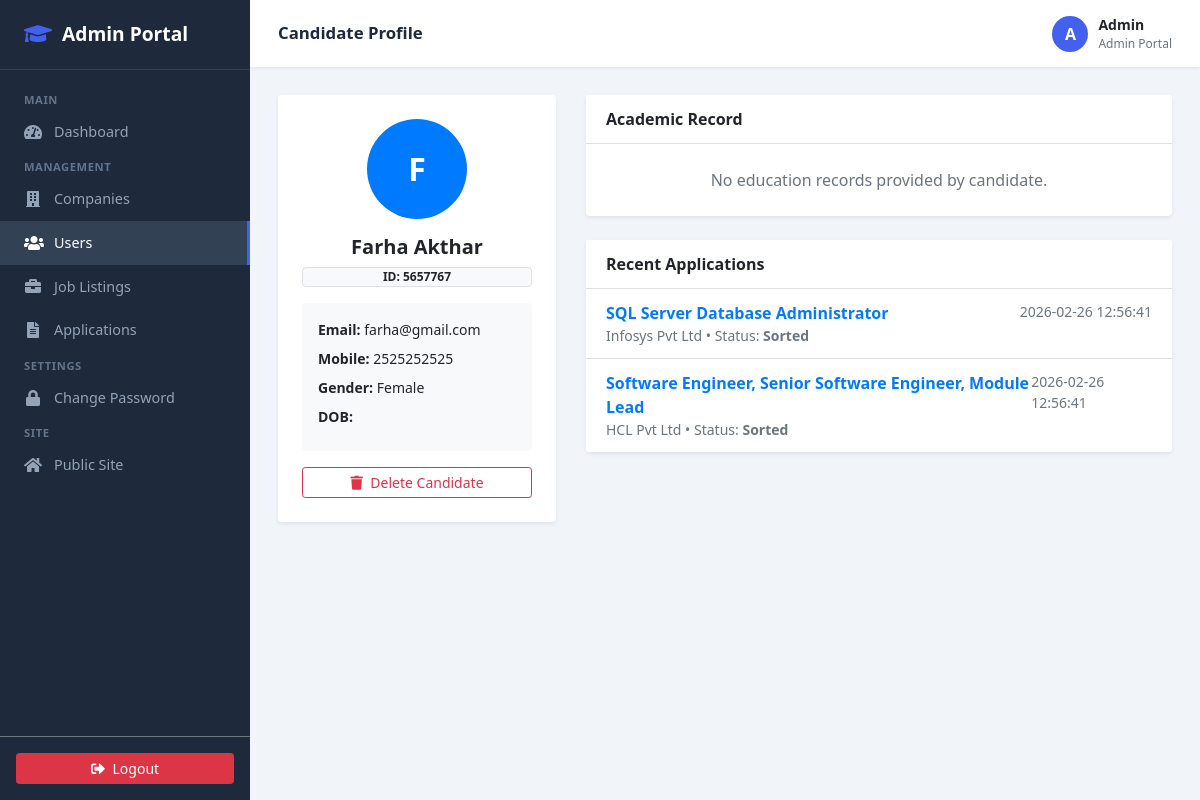
/admin/view-user/2 (signed in), run on the app's committed database.
### tables this page shows
CREATE TABLE tbluser (
    ID           INTEGER PRIMARY KEY AUTOINCREMENT,
    FullName     TEXT,
    Email        TEXT,
    MobileNumber INTEGER,
    StudentID    TEXT,
    Gender       TEXT,
    Address      TEXT,
    Age          INTEGER,
    DOB          TEXT,
    Image        TEXT,
    Password     TEXT,
    UserRegdate  DATETIME DEFAULT CURRENT_TIMESTAMP
);

CREATE TABLE tblapplyjob (
    ID           INTEGER PRIMARY KEY AUTOINCREMENT,
    UserId       INTEGER,
    JobId        INTEGER,
    Resume       TEXT,
    ApplyDate    DATETIME DEFAULT CURRENT_TIMESTAMP,
    Message      TEXT,
    Remark       TEXT,
    Status       TEXT,
    ResponseDate DATETIME
);

CREATE TABLE tblvacancy (
    ID              INTEGER PRIMARY KEY AUTOINCREMENT,
    CompanyID       INTEGER,
    JobTitle        TEXT,
    MonthlySalary   TEXT,
    JobDescriptions TEXT,
    NoofOpenings    TEXT,
    JobLocation     TEXT,
    ApplyDate       TEXT,
    LastDate        TEXT,
    JobpostingDate  DATETIME DEFAULT CURRENT_TIMESTAMP
);

CREATE TABLE tblcompany (
    ID             INTEGER PRIMARY KEY AUTOINCREMENT,
    CompanyName    TEXT,
    ContactPerson  TEXT,
    CompanyUrl     TEXT,
    CompanyAddress TEXT,
    MobileNumber   INTEGER,
    CompanyEmail   TEXT,
    CompanyLogo    TEXT,
    Password       TEXT,
    CompanyRegdate DATETIME DEFAULT CURRENT_TIMESTAMP
);

### app.py (the view)
@app.route('/admin/view-user/<int:user_id>')
@admin_required
def admin_view_user(user_id):
    db   = get_db()
    user = db.execute("SELECT * FROM tbluser WHERE ID=?", (user_id,)).fetchone()
    edu  = db.execute("SELECT * FROM tbleducation WHERE UserID=?", (user_id,)).fetchone()
    apps = db.execute("""SELECT a.*, v.JobTitle, c.CompanyName FROM tblapplyjob a
                          JOIN tblvacancy v ON v.ID=a.JobId
                          JOIN tblcompany c ON c.ID=v.CompanyID
                          WHERE a.UserId=? ORDER BY a.ID DESC""", (user_id,)).fetchall()
    return render_template('admin/view_user.html', user=user, edu=edu, apps=apps)

### app.py (called while the page is built)
@app.context_processor
def inject_now():
    return {'now': datetime.now()}

def admin_required(f):
    @wraps(f)
    def decorated(*a, **kw):
        if not session.get('admin_id'):
            return redirect(url_for('admin_login'))
        return f(*a, **kw)
    return decorated

### db.py (called while the page is built)
def get_db():
    conn = sqlite3.connect(DATABASE)
    conn.row_factory = sqlite3.Row
    return conn

### templates/admin/view_user.html
{% extends 'admin/base.html' %}
{% block page_title %}Candidate Profile{% endblock %}
{% block content %}
<div class="row">
    <div class="col-md-4 mb-4">
        <div class="card border-0 shadow-sm p-4 text-center">
            {% if user.Image %}
            <img src="{{ url_for('static', filename='uploads/' + user.Image) }}" class="mx-auto mb-3 rounded-circle shadow-sm" style="width:100px; height:100px; object-fit:cover;">
            {% else %}
            <div class="bg-primary text-white mx-auto rounded-circle d-flex align-items-center justify-content-center mb-3 font-weight-bold" style="width:100px; height:100px; font-size:2rem;">{{ user.FullName[0] }}</div>
            {% endif %}
            <h5 class="font-weight-bold">{{ user.FullName }}</h5>
            <div class="badge badge-light border mb-3">ID: {{ user.StudentID }}</div>
            <div class="text-left small bg-light p-3 rounded">
                <div class="mb-2"><strong>Email:</strong> {{ user.Email }}</div>
                <div class="mb-2"><strong>Mobile:</strong> {{ user.MobileNumber }}</div>
                <div class="mb-2"><strong>Gender:</strong> {{ user.Gender }}</div>
                <div class="mb-2"><strong>DOB:</strong> {{ user.DOB }}</div>
            </div>
            <form action="{{ url_for('admin_delete_user', user_id=user.ID) }}" method="POST"><button onclick="return confirm('Delete this user?');" class="btn btn-outline-danger btn-sm btn-block mt-3"><i class="fas fa-trash mr-1"></i> Delete Candidate</button></form>
        </div>
    </div>
    <div class="col-md-8 mb-4">
        <div class="card border-0 shadow-sm mb-4">
            <div class="card-header bg-white font-weight-bold">Academic Record</div>
            <div class="card-body p-0">
                {% if edu %}
                <table class="table mb-0 text-center">
                    <thead class="bg-light small"><tr><th>Level</th><th>Board/Uni</th><th>Year</th><th>Score</th></tr></thead>
                    <tbody>
                        <tr><td>10th</td><td>{{ edu.SecondaryBoard }}</td><td>{{ edu.SecondaryBoardyop }}</td><td>{{ edu.SecondaryBoardper }}%</td></tr>
                        <tr><td>12th</td><td>{{ edu.SSecondaryBoard }}</td><td>{{ edu.SSecondaryBoardyop }}</td><td>{{ edu.SSecondaryBoardper }}%</td></tr>
                        <tr><td>UG</td><td>{{ edu.GraUni }}</td><td>{{ edu.GraUniyop }}</td><td>{{ edu.GraUnidper }}%</td></tr>
                    </tbody>
                </table>
                {% else %}
                <div class="p-4 text-center text-muted">No education records provided by candidate.</div>
                {% endif %}
            </div>
        </div>
        <div class="card border-0 shadow-sm">
            <div class="card-header bg-white font-weight-bold">Recent Applications</div>
            <div class="list-group list-group-flush">
                {% for app in apps %}
                <div class="list-group-item">
                    <div class="d-flex justify-content-between">
                        <div class="text-primary font-weight-bold">{{ app.JobTitle }}</div>
                        <span class="small text-muted">{{ app.ApplyDate }}</span>
                    </div>
                    <div class="small text-muted">{{ app.CompanyName }} &bull; Status: <strong>{{ app.Status or 'Under Review' }}</strong></div>
                </div>
                {% else %}
                <div class="p-4 text-center text-muted">Candidate hasn't applied to any jobs yet.</div>
                {% endfor %}
            </div>
        </div>
    </div>
</div>
{% endblock %}

### templates/dash_base.html (style rules this page uses)
:root { --sidebar: #1e293b; --sidebar-hover: #334155; --primary: #4361ee; --accent: #7c3aed; }
body { background: #f1f5f9; font-family: 'Segoe UI', sans-serif; }

### data on the page
tbluser: FullName "F", FullName "Farha Akthar", StudentID "5657767", Email "farha@gmail.com", MobileNumber "2525252525", Gender "Female"
tblapplyjob: JobTitle "SQL Server Database Administrator", ApplyDate "2026-02-26 12:56:41", CompanyName "Infosys Pvt Ltd", Status "Sorted"
tblapplyjob: JobTitle "Software Engineer, Senior Software Engineer, Module Lead", ApplyDate "2026-02-26 12:56:41", CompanyName "HCL Pvt Ltd", Status "Sorted"

### other printed values
{{ portal_name }} "Admin Portal"
{{ current_user_initial }} "A"
{{ current_user_name }} "Admin"
